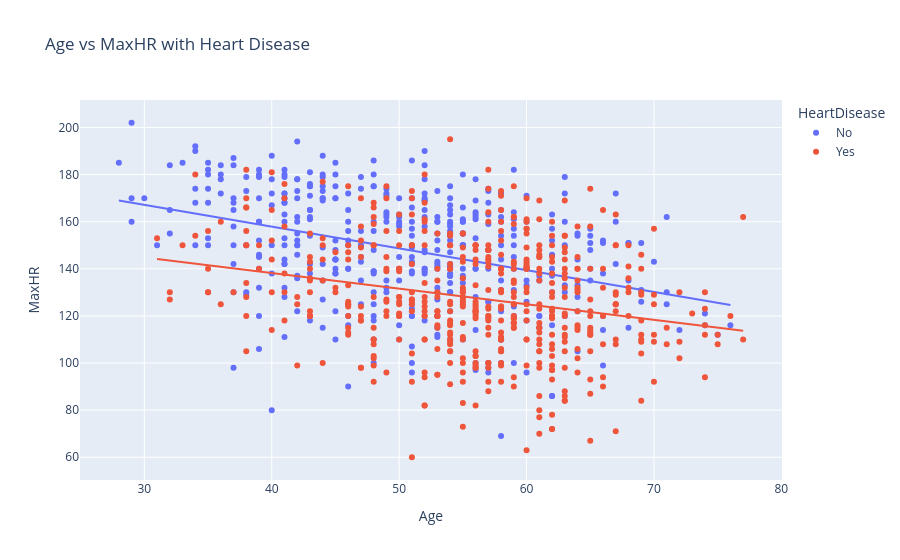

The notebook cell this image was saved under:
### Code cell
fig = px.scatter(df, x='Age', y='MaxHR', color='HeartDisease', trendline='ols',
                 title='Age vs MaxHR with Heart Disease')
fig.show()

### Figure 1 — Plotly figure (JSON) as saved in the notebook; plotly's stock layout.template omitted (floating-point values rounded to 4 significant figures; data arrays with more than 128 entries replaced by an {"elided": "..."} marker saying what was removed)
{"data": [{"hovertemplate": "HeartDisease=No<br>Age=%{x}<br>MaxHR=%{y}<extra></extra>", "legendgroup": "No", "marker": {"color": "#636efa", "symbol": "circle"}, "mode": "markers", "name": "No", "orientation": "v", "showlegend": true, "type": "scatter", "x": {"elided": "410 int values"}, "xaxis": "x", "y": {"elided": "410 int values"}, "yaxis": "y"}, {"hovertemplate": "<b>OLS trendline</b><br>MaxHR = -0.924648 * Age + 194.893<br>R<sup>2</sup>=0.140631<br><br>HeartDisease=No<br>Age=%{x}<br>MaxHR=%{y} <b>(trend)</b><extra></extra>", "legendgroup": "No", "marker": {"color": "#636efa", "symbol": "circle"}, "mode": "lines", "name": "No", "showlegend": false, "type": "scatter", "x": {"elided": "410 int values"}, "xaxis": "x", "y": {"elided": "410 float values"}, "yaxis": "y"}, {"hovertemplate": "HeartDisease=Yes<br>Age=%{x}<br>MaxHR=%{y}<extra></extra>", "legendgroup": "Yes", "marker": {"color": "#EF553B", "symbol": "circle"}, "mode": "markers", "name": "Yes", "orientation": "v", "showlegend": true, "type": "scatter", "x": {"elided": "508 int values"}, "xaxis": "x", "y": {"elided": "508 int values"}, "yaxis": "y"}, {"hovertemplate": "<b>OLS trendline</b><br>MaxHR = -0.661124 * Age + 164.612<br>R<sup>2</sup>=0.060863<br><br>HeartDisease=Yes<br>Age=%{x}<br>MaxHR=%{y} <b>(trend)</b><extra></extra>", "legendgroup": "Yes", "marker": {"color": "#EF553B", "symbol": "circle"}, "mode": "lines", "name": "Yes", "showlegend": false, "type": "scatter", "x": {"elided": "508 int values"}, "xaxis": "x", "y": {"elided": "508 float values"}, "yaxis": "y"}], "layout": {"legend": {"title": {"text": "HeartDisease"}, "tracegroupgap": 0}, "title": {"text": "Age vs MaxHR with Heart Disease"}, "xaxis": {"anchor": "y", "domain": [0, 1], "title": {"text": "Age"}}, "yaxis": {"anchor": "x", "domain": [0, 1], "title": {"text": "MaxHR"}}}}
